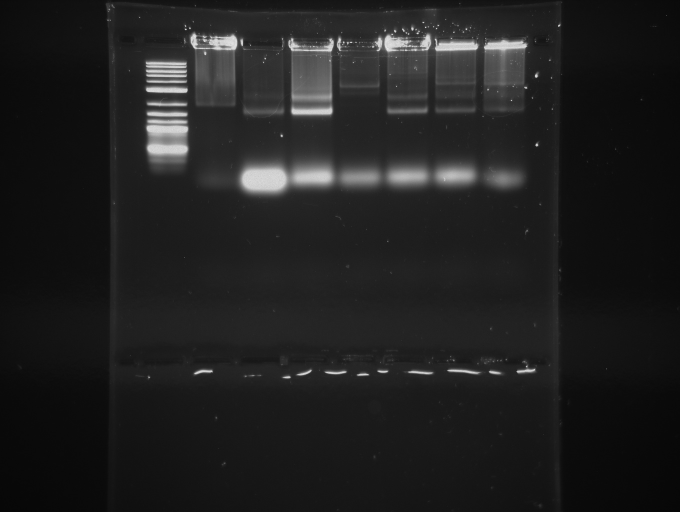
#> input picture assets/sample_gel.jpg, 1360 x 1024 px (shown at 1/2 size)
$ python -i preprocess.py   (imports and definitions only)
#> lines starting #> are read from the running program, lines starting #| are printed output that depends on the picture
"""Preprocessing module for gel electrophoresis images.

Provides image loading, grayscale conversion, contrast enhancement (CLAHE),
Gaussian denoising, normalization, and U-Net tensor preparation utilities.
"""

from __future__ import annotations

from typing import Tuple, Union

import cv2
import numpy as np
import torch
from PIL import Image


def preprocess_gel(
    image_input: Union[str, np.ndarray, Image.Image],
) -> Tuple[np.ndarray, np.ndarray, np.ndarray]:
    """Preprocess a gel electrophoresis image for downstream analysis.

    The pipeline applies the following sequential transformations:
      1. Grayscale conversion (if the input is colour).
      2. CLAHE (Contrast Limited Adaptive Histogram Equalization) to balance
         uneven illumination across the gel.
      3. Gaussian blur (3×3 kernel) to suppress high-frequency noise.
      4. Min-max normalization to the [0, 255] intensity range.

    Args:
        image_input: Input gel image.  Accepted types:
            * ``str`` — file-system path to an image file.
            * ``numpy.ndarray`` — raw pixel array (BGR colour or grayscale).
            * ``PIL.Image.Image`` — Pillow image object.

    Returns:
        A 3-tuple of ``numpy.ndarray`` images (all uint8, single-channel):
            * **original_gray** — the input converted to grayscale.
            * **clahe_image** — after CLAHE contrast enhancement.
            * **final_preprocessed** — after Gaussian blur + normalization.

    Raises:
        FileNotFoundError: If *image_input* is a path that cannot be read.
        TypeError: If *image_input* is not one of the supported types.
    """
#> called with image_input = '../assets/sample_gel.jpg'
    # --- Load / convert to grayscale ---
    if isinstance(image_input, str):
        img = cv2.imread(image_input, cv2.IMREAD_GRAYSCALE)
#> img is the input picture: shape (1024, 1360); min 6, max 238, mean 31.9
        if img is None:
            raise FileNotFoundError(
                f"Image not found or unreadable at path: {image_input}"
            )
    elif isinstance(image_input, np.ndarray):
        if len(image_input.shape) == 3:
            img = cv2.cvtColor(image_input, cv2.COLOR_BGR2GRAY)
        else:
            img = image_input.copy()
    elif isinstance(image_input, Image.Image):
        img = np.array(image_input.convert("L"))
    else:
        raise TypeError(
            "Unsupported image input type. Must be a file path (str), "
            "numpy array, or PIL Image. "
            f"Received: {type(image_input).__name__}"
        )

    # --- CLAHE to fix uneven lighting ---
    clahe = cv2.createCLAHE(clipLimit=2.0, tileGridSize=(8, 8))
    img_clahe = clahe.apply(img)
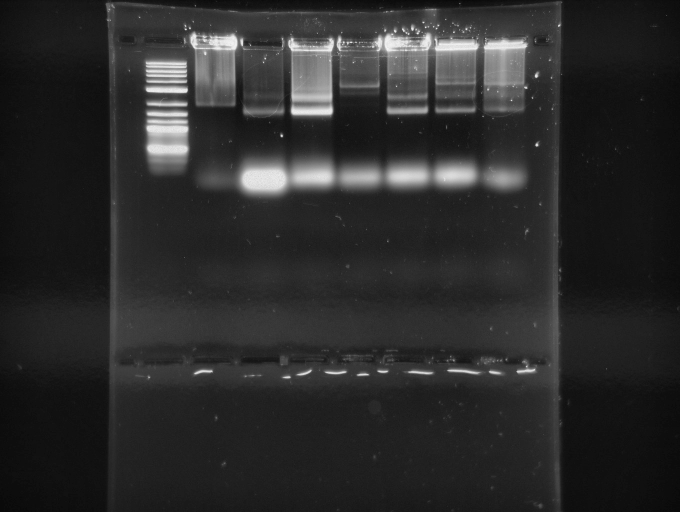
#> img_clahe: shape (1024, 1360) (shown at 1/2 size); min 6, max 247, mean 43.5

    # --- Gaussian blur for denoising ---
    img_denoised = cv2.GaussianBlur(img_clahe, (3, 3), 0)

    # --- Normalize to 0-255 range ---
    img_norm = cv2.normalize(img_denoised, None, 0, 255, cv2.NORM_MINMAX)

    return img, img_clahe, img_norm


# [45 lines left out: function prepare_unet_input, not called in this run]

>>> result = preprocess_gel('../assets/sample_gel.jpg')
